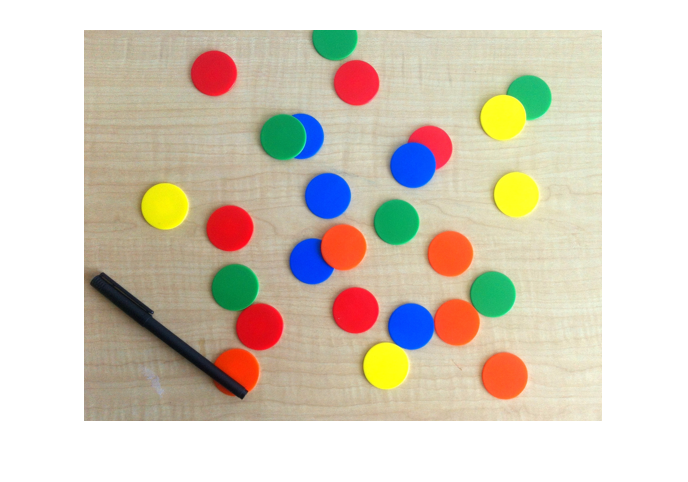
%> input picture coloredChips.png, 688 x 482 px
$ octave bordesCirculos.m   (GNU Octave 9; MATLAB toolbox functions it lacks are replaced by stand-ins)
%> lines starting %> are read from the running program, lines starting %| are printed output that depends on the picture; in (x1, y1, x2, y2) boxes, pixels count from 0 and x2, y2 are one past the last pixel; in counts of white or black regions, pixels touching at a corner belong together; the program's own positions count from 1
I=imread('coloredChips.png');
%> I is the input picture: size 482x688x3 uint8; mean R, G, B 214.3, 205.1, 189.7
J=rgb2gray(I);
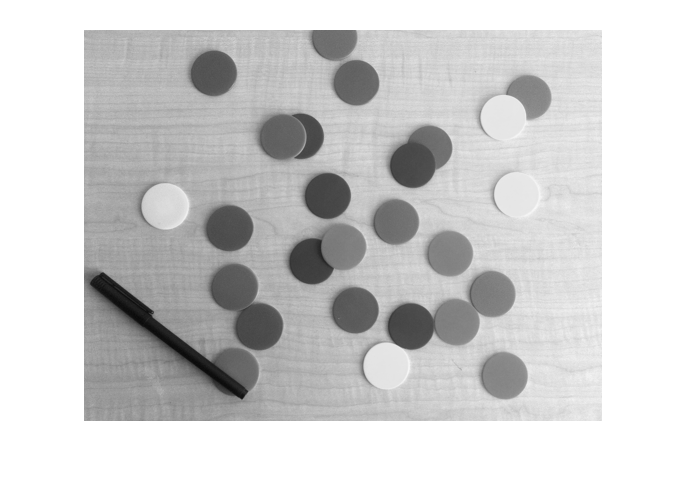
%> J: size 482x688 uint8; min 10, max 255, mean 206.1
%Filtro gradiente
[Gx Gy] = imgradientxy(J);
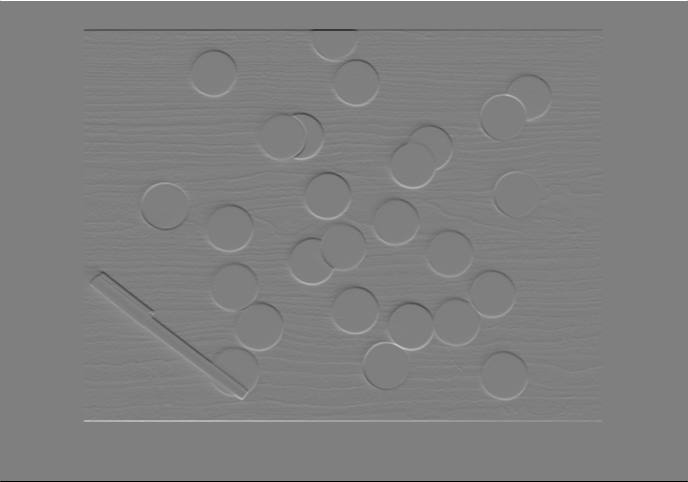
%> Gy: size 482x688 double; min -1020, max 1020, mean 0; mean of the top-left, top-right, bottom-left and bottom-right quarters 1.4, 2.5, -1.4, -2.5; drawn with min black and max white
[Gmag Gdir] = imgradient(Gx, Gy);
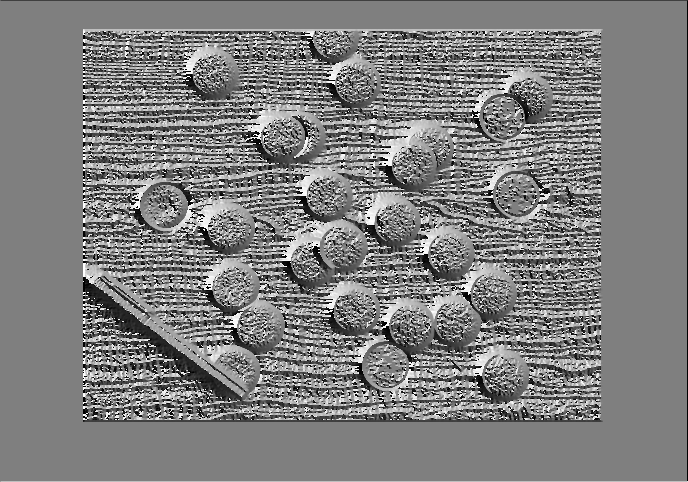
%> Gdir: size 482x688 double; min -180, max 179.9, mean -0.4; drawn with min black and max white
figure; imshowpair(Gmag, Gdir, 'montage'); axis off;
%> after `imshowpair(Gmag, Gdir, 'montage')`:
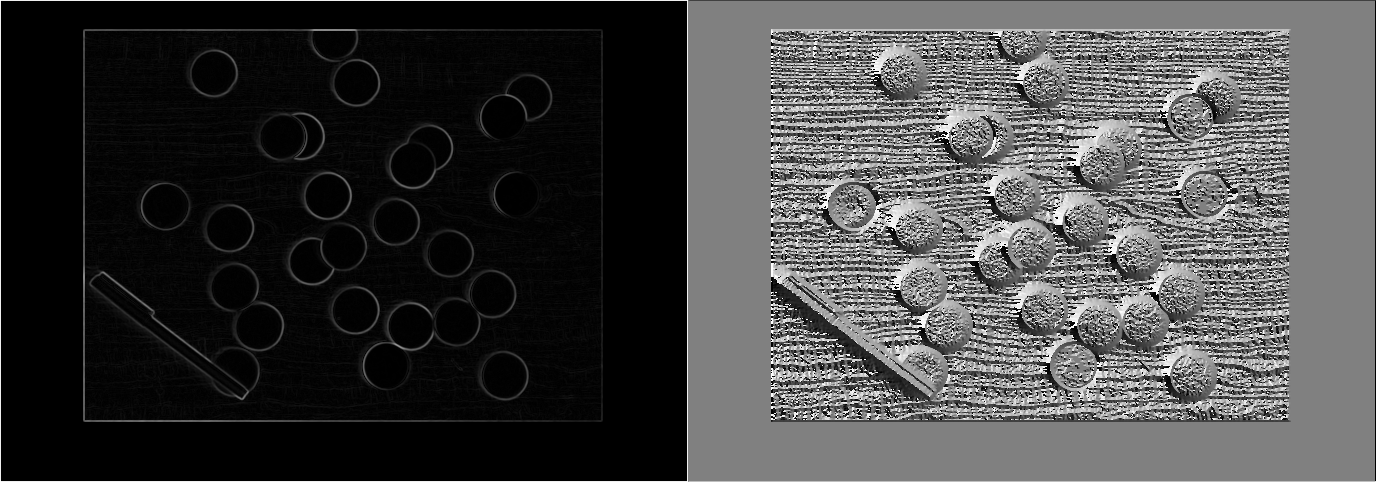
%> displayed picture: size 482x1376, on the screen's scale of 0 to 255; min 0, max 255, mean 67
title('Magnitud y Direccion de gradiente usando soble');
figure; imshowpair(Gx, Gy, 'montage'); axis off;
%> after `imshowpair(Gx, Gy, 'montage')`:
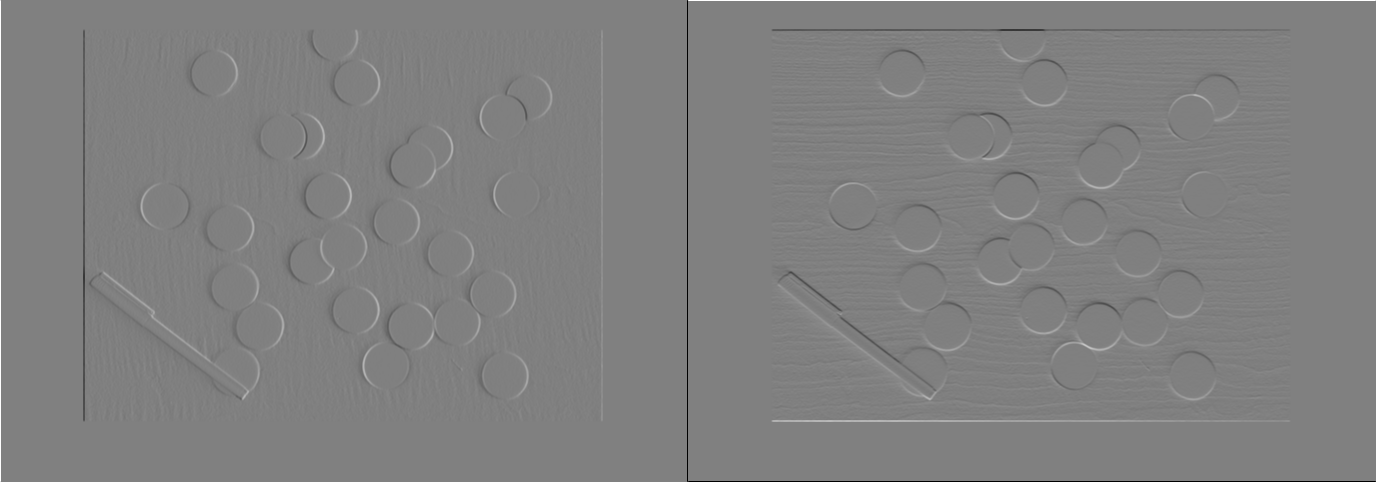
%> displayed picture: size 482x1376, on the screen's scale of 0 to 255; min 0, max 255, mean 127.7
title('Gradiete direcciones, Gx Gy usando sobel');
%Filtro Sobel y cany

bw1 = edge(J, 'sobel');
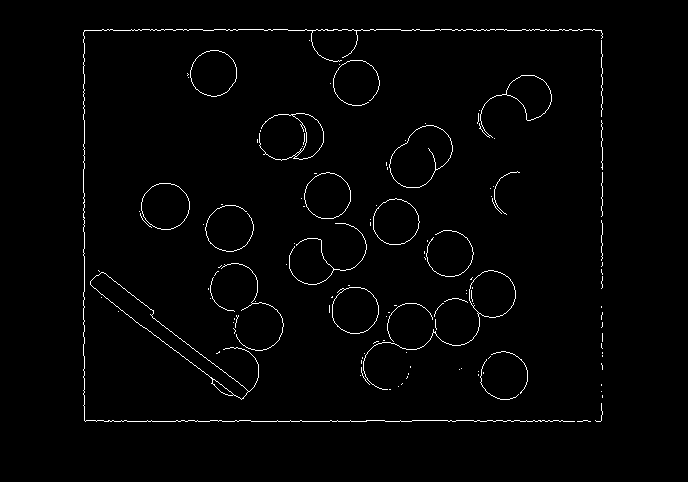
%> bw1: size 482x688 logical; 1.6% white in thin lines or dots, all inside (x1, y1, x2, y2) = (83, 29, 603, 422)
bw2 = edge(J, 'canny');
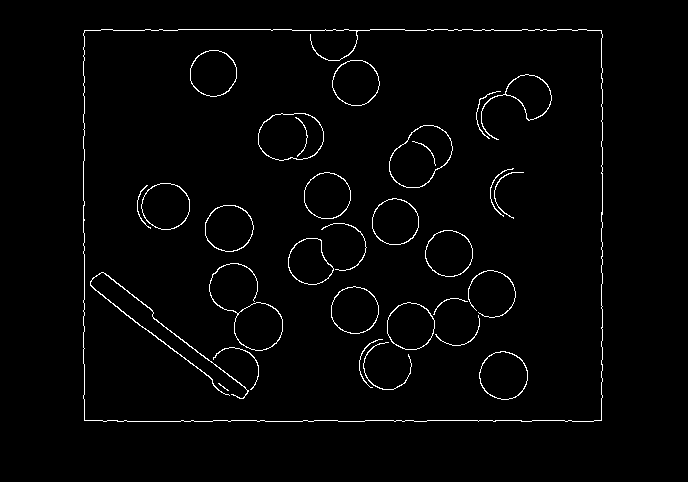
%> bw2: size 482x688 logical; 1.9% white in thin lines or dots, all inside (x1, y1, x2, y2) = (83, 29, 603, 422)
figure, imshow(bw1);
figure, imshow(bw2);
